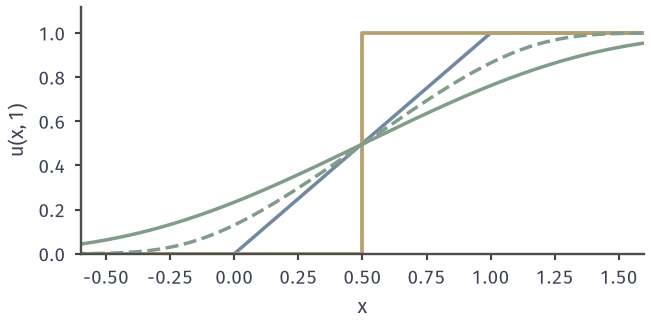

Generate this figure with Python:
from pathlib import Path
import sys
ROOT = next(p for p in Path(__file__).resolve().parents if (p/'build.sh').is_file() and (p/'tex/book.tex').is_file())
sys.path.insert(0, str(ROOT/'figures/06-differential-equations/02-partial-differential-equations/matplotlib/cons-common'))
from cons_common import *
# Target: viscous Burgers from the step (0,1), computed by a conservative explicit finite-difference scheme, approaches the fan.
fig, ax = figure(width_mm=92, height_mm=46); style(ax)
def solve(nu,t=1.0):
    h=min(nu/2,.01); x=np.arange(-3,3+h/2,h); u=(x>0)*1.0; tau=min(.2*h*h/nu,.2*h); n=int(round(t/tau)); tau=t/n
    for _ in range(n):
        F=u**2/2; v=u.copy()
        v[1:-1]+=-tau/(2*h)*(F[2:]-F[:-2])+nu*tau/h**2*(u[2:]-2*u[1:-1]+u[:-2]); u=v
    return x,u
xx=np.linspace(-.6,1.6,1000); ax.plot(xx,np.clip(xx,0,1),color=BLUE,lw=1.4)
ax.plot([-.6,.5,.5,1.6],[0,0,1,1],color=YELLOW,lw=1.5)
for nu,ls in ((.1,'-'),(.02,'--')):
    x,u=solve(nu); ax.plot(x,u,color=GREEN,lw=1.4,ls=ls)
ax.set_xlim(-.6,1.6); ax.set_ylim(0,1.12); ax.set_xlabel('$x$'); ax.set_ylabel('$u(x,1)$')
save(fig, HERE(__file__), 'figure', {'formula':'explicit conservative central scheme with viscosity; t=1'})
